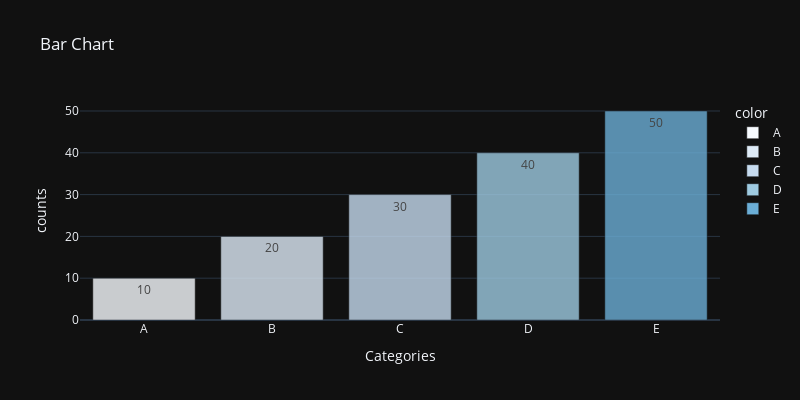

Notebook code for this chart:
### Code cell
labels=['A','B','C','D','E']
counts = [10,20,30,40,50]
fig = px.bar(x=labels,y=counts,title ='Bar Chart', labels={'x':'Categories','y':'counts'},
             width=800,height=400,template='plotly_dark',color=labels,text=counts, # customise the graph
             color_discrete_sequence = px.colors.sequential.Blues, # used to use color palet 
             opacity=0.8)
fig.show()

### Figure 1 — Plotly figure (JSON) as saved in the notebook; plotly's stock layout.template omitted (floating-point values rounded to 4 significant figures)
{"data": [{"alignmentgroup": "True", "hovertemplate": "color=A<br>Categories=%{x}<br>counts=%{y}<br>text=%{text}<extra></extra>", "legendgroup": "A", "marker": {"color": "rgb(247,251,255)", "opacity": 0.8, "pattern": {"shape": ""}}, "name": "A", "offsetgroup": "A", "orientation": "v", "showlegend": true, "text": [10], "textposition": "auto", "type": "bar", "x": ["A"], "xaxis": "x", "y": [10], "yaxis": "y"}, {"alignmentgroup": "True", "hovertemplate": "color=B<br>Categories=%{x}<br>counts=%{y}<br>text=%{text}<extra></extra>", "legendgroup": "B", "marker": {"color": "rgb(222,235,247)", "opacity": 0.8, "pattern": {"shape": ""}}, "name": "B", "offsetgroup": "B", "orientation": "v", "showlegend": true, "text": [20], "textposition": "auto", "type": "bar", "x": ["B"], "xaxis": "x", "y": [20], "yaxis": "y"}, {"alignmentgroup": "True", "hovertemplate": "color=C<br>Categories=%{x}<br>counts=%{y}<br>text=%{text}<extra></extra>", "legendgroup": "C", "marker": {"color": "rgb(198,219,239)", "opacity": 0.8, "pattern": {"shape": ""}}, "name": "C", "offsetgroup": "C", "orientation": "v", "showlegend": true, "text": [30], "textposition": "auto", "type": "bar", "x": ["C"], "xaxis": "x", "y": [30], "yaxis": "y"}, {"alignmentgroup": "True", "hovertemplate": "color=D<br>Categories=%{x}<br>counts=%{y}<br>text=%{text}<extra></extra>", "legendgroup": "D", "marker": {"color": "rgb(158,202,225)", "opacity": 0.8, "pattern": {"shape": ""}}, "name": "D", "offsetgroup": "D", "orientation": "v", "showlegend": true, "text": [40], "textposition": "auto", "type": "bar", "x": ["D"], "xaxis": "x", "y": [40], "yaxis": "y"}, {"alignmentgroup": "True", "hovertemplate": "color=E<br>Categories=%{x}<br>counts=%{y}<br>text=%{text}<extra></extra>", "legendgroup": "E", "marker": {"color": "rgb(107,174,214)", "opacity": 0.8, "pattern": {"shape": ""}}, "name": "E", "offsetgroup": "E", "orientation": "v", "showlegend": true, "text": [50], "textposition": "auto", "type": "bar", "x": ["E"], "xaxis": "x", "y": [50], "yaxis": "y"}], "layout": {"barmode": "relative", "height": 400, "legend": {"title": {"text": "color"}, "tracegroupgap": 0}, "title": {"text": "Bar Chart"}, "width": 800, "xaxis": {"anchor": "y", "domain": [0, 1], "title": {"text": "Categories"}}, "yaxis": {"anchor": "x", "domain": [0, 1], "title": {"text": "counts"}}}}
